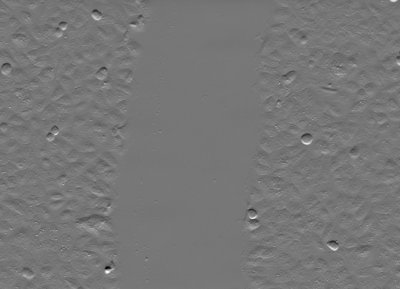
#> input picture Imagenes/entropia/Scratch0.jpg, 400 x 289 px; its folder holds 4 pictures in this run
$ python imgVisualize.py
#> lines starting #> are read from the running program, lines starting #| are printed output that depends on the picture
# -*- coding: utf-8 -*-

"""Análisis de la variación en celulas mediante análisis de texturas"""
""" Paper implementado: https://pubmed.ncbi.nlm.nih.gov/25482647/"""

import cv2
# Me va a servir para leer varias imágenes dentro de una carpeta
import glob

# Realizar una gráfica %área vrs tiempo
time = 0
time_list = []
porcentaje_list = []
path = "./Imagenes/entropia/*.*"

# Ordenar de manera ascendente los archivos
archivos = glob.glob(path)
archivos.sort()
print(archivos)

for file in archivos:

    img = cv2.imread(file)
#> img is the input picture: shape (289, 400, 3); min 0, max 255, mean 118.6

    # Escribir en la imagen el número de imagen y el % de píxeles
    cv2.putText(img, "Size: "  + str(time), (200, 50), cv2.FONT_HERSHEY_SIMPLEX, 1.5, (0, 0, 0), 3)
    cv2.putText(img, str(time), (30, 270), cv2.FONT_HERSHEY_SIMPLEX, 1.5, (0, 0, 0), 3)
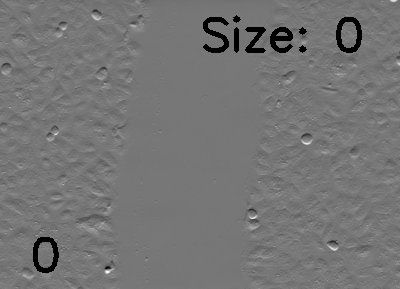
#> img: shape (289, 400, 3); min 0, max 255, mean 116.4
    cv2.imwrite("./Resultados/imagen"+str(time)+".jpg", img)
    time+=1
#> pass 2 of the loop `for file in archivos:`:
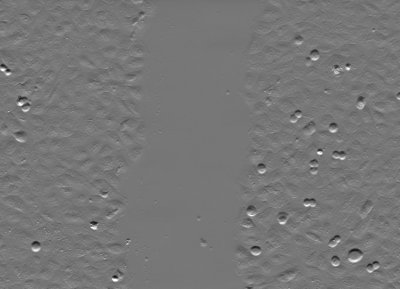
#> input picture Imagenes/entropia/Scratch1.jpg, 400 x 289 px
#> img is the input picture: shape (289, 400, 3); min 14, max 255, mean 118.6
#> `cv2.putText(img, str(time), (30, 270), cv2.FONT_HERSHEY_SIMPLEX, 1.5, ..`:
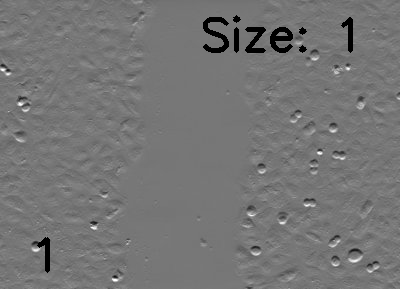
#> img: shape (289, 400, 3); min 0, max 255, mean 116.9
#> pass 3 of the loop `for file in archivos:`:
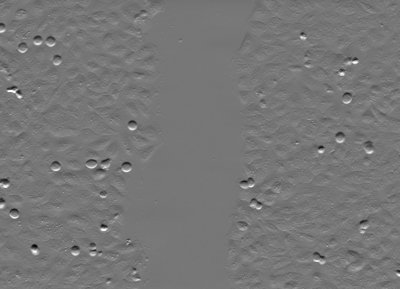
#> input picture Imagenes/entropia/Scratch2.jpg, 400 x 289 px
#> img is the input picture: shape (289, 400, 3); min 0, max 255, mean 118.6
#> `cv2.putText(img, str(time), (30, 270), cv2.FONT_HERSHEY_SIMPLEX, 1.5, ..`:
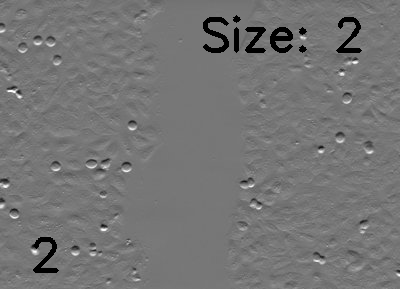
#> img: shape (289, 400, 3); min 0, max 255, mean 116.6
#> the loop made 4 passes; the first 3 are shown


# Realizar un video concatenando varias imagenes
import os

image_folder = "./Resultados/"
#> image_folder = './Resultados/'
video_name = 'video.avi'

#> (the run stopped early here; a loop or call above may not have finished)
